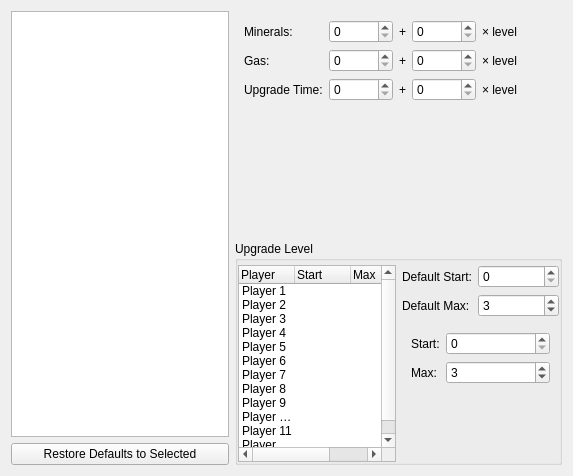
<?xml version="1.0" encoding="UTF-8"?>
<ui version="4.0">
 <class>UpgradesTab</class>
 <widget class="QWidget" name="upgradeSettingsTab">
  <property name="geometry">
   <rect>
    <x>0</x>
    <y>0</y>
    <width>573</width>
    <height>476</height>
   </rect>
  </property>
  <layout class="QGridLayout" name="gridLayout_12" rowstretch="1,1" columnstretch="2,3">
   <item row="0" column="1">
    <widget class="TriStateGroupBox" name="grpUpgradeUseDefaults" native="true">
     <property name="title" stdset="0">
      <string>Use Defaults</string>
     </property>
     <property name="checkable" stdset="0">
      <bool>true</bool>
     </property>
     <property name="checked" stdset="0">
      <bool>true</bool>
     </property>
     <layout class="QFormLayout" name="formLayout_2">
      <item row="0" column="0">
       <widget class="QLabel" name="label_17">
        <property name="text">
         <string>Minerals:</string>
        </property>
       </widget>
      </item>
      <item row="0" column="1">
       <layout class="QHBoxLayout" name="horizontalLayout">
        <item>
         <widget class="QSpinBox" name="spnUpgrOreCostBase">
          <property name="minimumSize">
           <size>
            <width>64</width>
            <height>0</height>
           </size>
          </property>
          <property name="maximum">
           <number>65535</number>
          </property>
         </widget>
        </item>
        <item>
         <widget class="QLabel" name="label_18">
          <property name="text">
           <string>+</string>
          </property>
         </widget>
        </item>
        <item>
         <widget class="QSpinBox" name="spnUpgrOreCostFactor">
          <property name="minimumSize">
           <size>
            <width>64</width>
            <height>0</height>
           </size>
          </property>
          <property name="maximum">
           <number>65535</number>
          </property>
         </widget>
        </item>
        <item>
         <widget class="QLabel" name="label_27">
          <property name="text">
           <string>× level</string>
          </property>
         </widget>
        </item>
        <item>
         <spacer name="horizontalSpacer">
          <property name="orientation">
           <enum>Qt::Horizontal</enum>
          </property>
          <property name="sizeHint" stdset="0">
           <size>
            <width>40</width>
            <height>20</height>
           </size>
          </property>
         </spacer>
        </item>
       </layout>
      </item>
      <item row="1" column="0">
       <widget class="QLabel" name="label_14">
        <property name="text">
         <string>Gas:</string>
        </property>
       </widget>
      </item>
      <item row="1" column="1">
       <layout class="QHBoxLayout" name="horizontalLayout_2">
        <item>
         <widget class="QSpinBox" name="spnUpgrGasCostBase">
          <property name="minimumSize">
           <size>
            <width>64</width>
            <height>0</height>
           </size>
          </property>
          <property name="maximum">
           <number>65535</number>
          </property>
         </widget>
        </item>
        <item>
         <widget class="QLabel" name="label_11">
          <property name="text">
           <string>+</string>
          </property>
         </widget>
        </item>
        <item>
         <widget class="QSpinBox" name="spnUpgrGasCostFactor">
          <property name="minimumSize">
           <size>
            <width>64</width>
            <height>0</height>
           </size>
          </property>
          <property name="maximum">
           <number>65535</number>
          </property>
         </widget>
        </item>
        <item>
         <widget class="QLabel" name="label_12">
          <property name="text">
           <string>× level</string>
          </property>
         </widget>
        </item>
        <item>
         <spacer name="horizontalSpacer_3">
          <property name="orientation">
           <enum>Qt::Horizontal</enum>
          </property>
          <property name="sizeHint" stdset="0">
           <size>
            <width>40</width>
            <height>20</height>
           </size>
          </property>
         </spacer>
        </item>
       </layout>
      </item>
      <item row="2" column="0">
       <widget class="QLabel" name="label_13">
        <property name="text">
         <string>Upgrade Time:</string>
        </property>
       </widget>
      </item>
      <item row="2" column="1">
       <layout class="QHBoxLayout" name="horizontalLayout_4">
        <item>
         <widget class="QSpinBox" name="spnUpgrTimeCostBase">
          <property name="minimumSize">
           <size>
            <width>64</width>
            <height>0</height>
           </size>
          </property>
          <property name="maximum">
           <number>65535</number>
          </property>
         </widget>
        </item>
        <item>
         <widget class="QLabel" name="label_28">
          <property name="text">
           <string>+</string>
          </property>
         </widget>
        </item>
        <item>
         <widget class="QSpinBox" name="spnUpgrTimeCostFactor">
          <property name="minimumSize">
           <size>
            <width>64</width>
            <height>0</height>
           </size>
          </property>
          <property name="maximum">
           <number>65535</number>
          </property>
         </widget>
        </item>
        <item>
         <widget class="QLabel" name="label_29">
          <property name="text">
           <string>× level</string>
          </property>
         </widget>
        </item>
        <item>
         <spacer name="horizontalSpacer_4">
          <property name="orientation">
           <enum>Qt::Horizontal</enum>
          </property>
          <property name="sizeHint" stdset="0">
           <size>
            <width>40</width>
            <height>20</height>
           </size>
          </property>
         </spacer>
        </item>
       </layout>
      </item>
     </layout>
    </widget>
   </item>
   <item row="0" column="0" rowspan="2">
    <layout class="QVBoxLayout" name="verticalLayout_11">
     <item>
      <widget class="QTreeWidget" name="upgradeTree">
       <property name="editTriggers">
        <set>QAbstractItemView::NoEditTriggers</set>
       </property>
       <property name="selectionMode">
        <enum>QAbstractItemView::ExtendedSelection</enum>
       </property>
       <attribute name="headerVisible">
        <bool>false</bool>
       </attribute>
       <column>
        <property name="text">
         <string notr="true">1</string>
        </property>
       </column>
      </widget>
     </item>
     <item>
      <widget class="QPushButton" name="btnResetUpgrades">
       <property name="text">
        <string>Restore Defaults to Selected</string>
       </property>
      </widget>
     </item>
    </layout>
   </item>
   <item row="1" column="1">
    <widget class="QGroupBox" name="groupBox_13">
     <property name="title">
      <string>Upgrade Level</string>
     </property>
     <property name="flat">
      <bool>true</bool>
     </property>
     <layout class="QGridLayout" name="gridLayout_17" columnstretch="1,1">
      <property name="leftMargin">
       <number>0</number>
      </property>
      <property name="topMargin">
       <number>4</number>
      </property>
      <property name="rightMargin">
       <number>0</number>
      </property>
      <property name="bottomMargin">
       <number>0</number>
      </property>
      <item row="0" column="0" rowspan="3">
       <widget class="QTreeWidget" name="upgradePlyrList">
        <property name="editTriggers">
         <set>QAbstractItemView::NoEditTriggers</set>
        </property>
        <property name="selectionMode">
         <enum>QAbstractItemView::ExtendedSelection</enum>
        </property>
        <property name="rootIsDecorated">
         <bool>false</bool>
        </property>
        <property name="itemsExpandable">
         <bool>false</bool>
        </property>
        <property name="allColumnsShowFocus">
         <bool>true</bool>
        </property>
        <property name="wordWrap">
         <bool>true</bool>
        </property>
        <property name="expandsOnDoubleClick">
         <bool>false</bool>
        </property>
        <attribute name="headerDefaultSectionSize">
         <number>56</number>
        </attribute>
        <column>
         <property name="text">
          <string>Player</string>
         </property>
        </column>
        <column>
         <property name="text">
          <string>Start</string>
         </property>
        </column>
        <column>
         <property name="text">
          <string>Max</string>
         </property>
        </column>
        <item>
         <property name="text">
          <string>Player 1</string>
         </property>
        </item>
        <item>
         <property name="text">
          <string>Player 2</string>
         </property>
        </item>
        <item>
         <property name="text">
          <string>Player 3</string>
         </property>
        </item>
        <item>
         <property name="text">
          <string>Player 4</string>
         </property>
        </item>
        <item>
         <property name="text">
          <string>Player 5</string>
         </property>
        </item>
        <item>
         <property name="text">
          <string>Player 6</string>
         </property>
        </item>
        <item>
         <property name="text">
          <string>Player 7</string>
         </property>
        </item>
        <item>
         <property name="text">
          <string>Player 8</string>
         </property>
        </item>
        <item>
         <property name="text">
          <string>Player 9</string>
         </property>
        </item>
        <item>
         <property name="text">
          <string>Player 10</string>
         </property>
        </item>
        <item>
         <property name="text">
          <string>Player 11</string>
         </property>
        </item>
        <item>
         <property name="text">
          <string>Player 12</string>
         </property>
        </item>
       </widget>
      </item>
      <item row="0" column="1">
       <layout class="QFormLayout" name="formLayout_7">
        <item row="0" column="0">
         <widget class="QLabel" name="label_25">
          <property name="text">
           <string>Default Start:</string>
          </property>
         </widget>
        </item>
        <item row="0" column="1">
         <widget class="QSpinBox" name="spnUpgrDefaultStart">
          <property name="minimumSize">
           <size>
            <width>64</width>
            <height>0</height>
           </size>
          </property>
          <property name="maximum">
           <number>255</number>
          </property>
         </widget>
        </item>
        <item row="1" column="0">
         <widget class="QLabel" name="label_26">
          <property name="text">
           <string>Default Max:</string>
          </property>
         </widget>
        </item>
        <item row="1" column="1">
         <widget class="QSpinBox" name="spnUpgrDefaultMax">
          <property name="minimumSize">
           <size>
            <width>64</width>
            <height>0</height>
           </size>
          </property>
          <property name="maximum">
           <number>255</number>
          </property>
          <property name="value">
           <number>3</number>
          </property>
         </widget>
        </item>
       </layout>
      </item>
      <item row="1" column="1">
       <widget class="TriStateGroupBox" name="grpUpgradePlayerDefaults" native="true">
        <property name="title" stdset="0">
         <string>Use Default</string>
        </property>
        <property name="checkable" stdset="0">
         <bool>true</bool>
        </property>
        <property name="checked" stdset="0">
         <bool>true</bool>
        </property>
        <layout class="QFormLayout" name="formLayout_13">
         <item row="0" column="0">
          <widget class="QLabel" name="label_19">
           <property name="text">
            <string>Start:</string>
           </property>
          </widget>
         </item>
         <item row="0" column="1">
          <widget class="QSpinBox" name="spnUpgrPlayerStart">
           <property name="minimumSize">
            <size>
             <width>64</width>
             <height>0</height>
            </size>
           </property>
           <property name="maximum">
            <number>255</number>
           </property>
          </widget>
         </item>
         <item row="1" column="0">
          <widget class="QLabel" name="label_20">
           <property name="text">
            <string>Max:</string>
           </property>
          </widget>
         </item>
         <item row="1" column="1">
          <widget class="QSpinBox" name="spnUpgrPlayerMax">
           <property name="minimumSize">
            <size>
             <width>64</width>
             <height>0</height>
            </size>
           </property>
           <property name="maximum">
            <number>255</number>
           </property>
           <property name="value">
            <number>3</number>
           </property>
          </widget>
         </item>
        </layout>
       </widget>
      </item>
      <item row="2" column="1">
       <spacer name="verticalSpacer_6">
        <property name="orientation">
         <enum>Qt::Vertical</enum>
        </property>
        <property name="sizeHint" stdset="0">
         <size>
          <width>20</width>
          <height>40</height>
         </size>
        </property>
       </spacer>
      </item>
     </layout>
    </widget>
   </item>
  </layout>
 </widget>
 <customwidgets>
  <customwidget>
   <class>TriStateGroupBox</class>
   <extends>QWidget</extends>
   <header>tristategroupbox.h</header>
  </customwidget>
 </customwidgets>
 <resources/>
 <connections/>
</ui>
